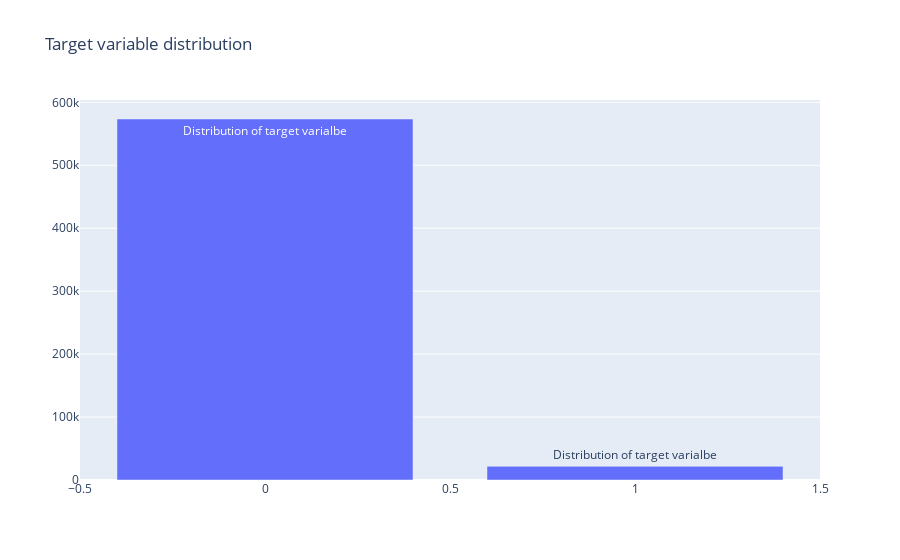

Notebook cell for this chart:
### Markdown cell above
## (1) Target variable inspection

### Code cell
data = [go.Bar(x=train["target"].value_counts().index.values,
               y=train["target"].value_counts().values,
               text="Distribution of target varialbe")]

layout = go.Layout(title="Target variable distribution")

fig = go.Figure(data = data, layout=layout)

py.iplot(fig, filename="basic-bar")

### Figure 1 — Plotly figure (JSON) as saved in the notebook; plotly's stock layout.template omitted (floating-point values rounded to 4 significant figures)
{"data": [{"text": "Distribution of target varialbe", "type": "bar", "x": [0, 1], "y": [573518, 21694]}], "layout": {"title": {"text": "Target variable distribution"}}}
